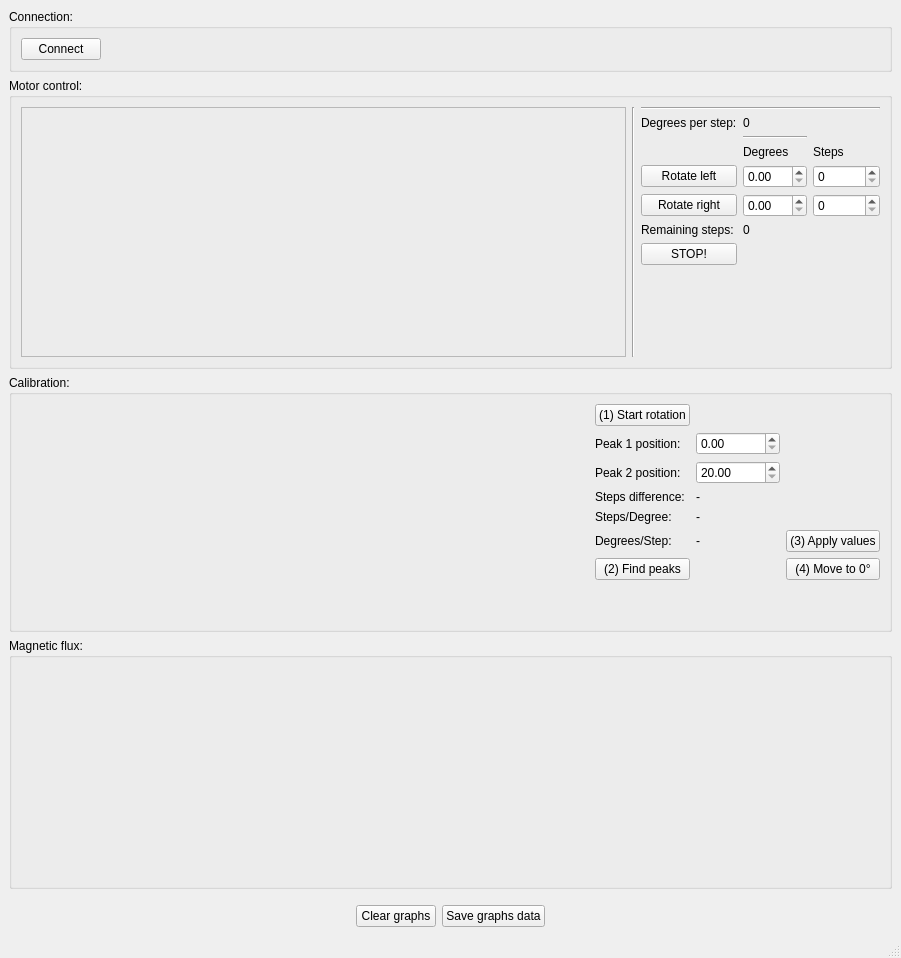
<?xml version="1.0" encoding="UTF-8"?>
<ui version="4.0">
 <class>MainWindow</class>
 <widget class="QMainWindow" name="MainWindow">
  <property name="geometry">
   <rect>
    <x>0</x>
    <y>0</y>
    <width>901</width>
    <height>958</height>
   </rect>
  </property>
  <property name="windowTitle">
   <string>LBS180 - LochBlendenSystem 180°</string>
  </property>
  <widget class="QWidget" name="centralwidget">
   <layout class="QVBoxLayout" name="verticalLayout_2">
    <item>
     <layout class="QVBoxLayout" name="verticalLayout">
      <item>
       <widget class="QGroupBox" name="groupBox">
        <property name="maximumSize">
         <size>
          <width>16777215</width>
          <height>100</height>
         </size>
        </property>
        <property name="title">
         <string>Connection:</string>
        </property>
        <layout class="QHBoxLayout" name="horizontalLayout">
         <item>
          <widget class="QPushButton" name="pB_connect">
           <property name="text">
            <string>Connect</string>
           </property>
          </widget>
         </item>
         <item>
          <spacer name="horizontalSpacer">
           <property name="orientation">
            <enum>Qt::Horizontal</enum>
           </property>
           <property name="sizeHint" stdset="0">
            <size>
             <width>40</width>
             <height>20</height>
            </size>
           </property>
          </spacer>
         </item>
        </layout>
       </widget>
      </item>
      <item>
       <widget class="QGroupBox" name="groupBox_3">
        <property name="title">
         <string>Motor control:</string>
        </property>
        <layout class="QHBoxLayout" name="horizontalLayout_2">
         <item>
          <widget class="RotPosFrame" name="frame">
           <property name="sizePolicy">
            <sizepolicy hsizetype="Expanding" vsizetype="Minimum">
             <horstretch>0</horstretch>
             <verstretch>0</verstretch>
            </sizepolicy>
           </property>
           <property name="minimumSize">
            <size>
             <width>500</width>
             <height>250</height>
            </size>
           </property>
           <property name="frameShape">
            <enum>QFrame::StyledPanel</enum>
           </property>
           <property name="frameShadow">
            <enum>QFrame::Raised</enum>
           </property>
          </widget>
         </item>
         <item>
          <widget class="Line" name="line_2">
           <property name="orientation">
            <enum>Qt::Vertical</enum>
           </property>
          </widget>
         </item>
         <item>
          <layout class="QVBoxLayout" name="verticalLayout_4">
           <property name="leftMargin">
            <number>0</number>
           </property>
           <item>
            <widget class="Line" name="line">
             <property name="orientation">
              <enum>Qt::Horizontal</enum>
             </property>
            </widget>
           </item>
           <item>
            <layout class="QGridLayout" name="gridLayout">
             <item row="3" column="1">
              <widget class="QDoubleSpinBox" name="sB_rot_left_degrees">
               <property name="maximum">
                <double>360.000000000000000</double>
               </property>
              </widget>
             </item>
             <item row="2" column="1">
              <widget class="QLabel" name="label">
               <property name="text">
                <string>Degrees</string>
               </property>
              </widget>
             </item>
             <item row="4" column="1">
              <widget class="QDoubleSpinBox" name="sB_rot_right_degrees">
               <property name="maximum">
                <double>360.000000000000000</double>
               </property>
              </widget>
             </item>
             <item row="5" column="1">
              <widget class="QLabel" name="l_remaining_steps">
               <property name="text">
                <string>0</string>
               </property>
              </widget>
             </item>
             <item row="3" column="0">
              <widget class="QPushButton" name="pB_rotate_left">
               <property name="text">
                <string>Rotate left</string>
               </property>
              </widget>
             </item>
             <item row="4" column="3">
              <widget class="QSpinBox" name="sB_rot_right_steps">
               <property name="maximum">
                <number>1000000</number>
               </property>
              </widget>
             </item>
             <item row="3" column="3">
              <widget class="QSpinBox" name="sB_rot_left_steps">
               <property name="maximum">
                <number>1000000</number>
               </property>
              </widget>
             </item>
             <item row="2" column="3">
              <widget class="QLabel" name="label_2">
               <property name="text">
                <string>Steps</string>
               </property>
              </widget>
             </item>
             <item row="4" column="0">
              <widget class="QPushButton" name="pB_rotate_right">
               <property name="text">
                <string>Rotate right</string>
               </property>
              </widget>
             </item>
             <item row="5" column="0">
              <widget class="QLabel" name="label_3">
               <property name="text">
                <string>Remaining steps:</string>
               </property>
              </widget>
             </item>
             <item row="6" column="0">
              <widget class="QPushButton" name="pB_stop_rotation">
               <property name="text">
                <string>STOP!</string>
               </property>
              </widget>
             </item>
             <item row="1" column="1">
              <widget class="Line" name="line_3">
               <property name="orientation">
                <enum>Qt::Horizontal</enum>
               </property>
              </widget>
             </item>
             <item row="0" column="0">
              <widget class="QLabel" name="label_8">
               <property name="text">
                <string>Degrees per step:</string>
               </property>
              </widget>
             </item>
             <item row="0" column="1">
              <widget class="QLabel" name="l_degrees_per_step">
               <property name="text">
                <string>0</string>
               </property>
              </widget>
             </item>
            </layout>
           </item>
           <item>
            <spacer name="verticalSpacer">
             <property name="orientation">
              <enum>Qt::Vertical</enum>
             </property>
             <property name="sizeHint" stdset="0">
              <size>
               <width>20</width>
               <height>40</height>
              </size>
             </property>
            </spacer>
           </item>
          </layout>
         </item>
        </layout>
       </widget>
      </item>
      <item>
       <widget class="QGroupBox" name="groupBox_2">
        <property name="sizePolicy">
         <sizepolicy hsizetype="Preferred" vsizetype="Expanding">
          <horstretch>0</horstretch>
          <verstretch>0</verstretch>
         </sizepolicy>
        </property>
        <property name="title">
         <string>Calibration:</string>
        </property>
        <layout class="QHBoxLayout" name="horizontalLayout_3">
         <item>
          <widget class="QCustomPlotZoom" name="plot_magnetic_flux_over_steps" native="true">
           <property name="sizePolicy">
            <sizepolicy hsizetype="Expanding" vsizetype="Preferred">
             <horstretch>0</horstretch>
             <verstretch>0</verstretch>
            </sizepolicy>
           </property>
           <property name="minimumSize">
            <size>
             <width>0</width>
             <height>150</height>
            </size>
           </property>
          </widget>
         </item>
         <item>
          <layout class="QGridLayout" name="gridLayout_2">
           <item row="1" column="0">
            <widget class="QLabel" name="l_peakPosPeak1">
             <property name="text">
              <string>Peak 1 position:</string>
             </property>
            </widget>
           </item>
           <item row="3" column="1">
            <widget class="QLabel" name="l_steps_difference">
             <property name="text">
              <string>-</string>
             </property>
            </widget>
           </item>
           <item row="5" column="1">
            <widget class="QLabel" name="l_calib_degrees_per_step">
             <property name="text">
              <string>-</string>
             </property>
            </widget>
           </item>
           <item row="4" column="0">
            <widget class="QLabel" name="label_6">
             <property name="text">
              <string>Steps/Degree:</string>
             </property>
            </widget>
           </item>
           <item row="0" column="0">
            <widget class="QPushButton" name="pB_rotate_for_calibration">
             <property name="text">
              <string>(1) Start rotation</string>
             </property>
            </widget>
           </item>
           <item row="4" column="1">
            <widget class="QLabel" name="l_calib_steps_per_degree">
             <property name="text">
              <string>-</string>
             </property>
            </widget>
           </item>
           <item row="2" column="0">
            <widget class="QLabel" name="label_4">
             <property name="text">
              <string>Peak 2 position:</string>
             </property>
            </widget>
           </item>
           <item row="2" column="1">
            <widget class="QDoubleSpinBox" name="sB_peak2pos">
             <property name="minimum">
              <double>20.000000000000000</double>
             </property>
             <property name="maximum">
              <double>1000000.000000000000000</double>
             </property>
             <property name="value">
              <double>20.000000000000000</double>
             </property>
            </widget>
           </item>
           <item row="5" column="0">
            <widget class="QLabel" name="label_7">
             <property name="text">
              <string>Degrees/Step:</string>
             </property>
            </widget>
           </item>
           <item row="7" column="0">
            <spacer name="verticalSpacer_2">
             <property name="orientation">
              <enum>Qt::Vertical</enum>
             </property>
             <property name="sizeHint" stdset="0">
              <size>
               <width>20</width>
               <height>40</height>
              </size>
             </property>
            </spacer>
           </item>
           <item row="3" column="0">
            <widget class="QLabel" name="label_5">
             <property name="text">
              <string>Steps difference:</string>
             </property>
            </widget>
           </item>
           <item row="6" column="0">
            <widget class="QPushButton" name="pB_find_peaks">
             <property name="text">
              <string>(2) Find peaks</string>
             </property>
            </widget>
           </item>
           <item row="1" column="1">
            <widget class="QDoubleSpinBox" name="sB_peak1pos">
             <property name="maximum">
              <double>100000.000000000000000</double>
             </property>
            </widget>
           </item>
           <item row="5" column="2">
            <widget class="QPushButton" name="pB_apply_calibration_values">
             <property name="text">
              <string>(3) Apply values</string>
             </property>
            </widget>
           </item>
           <item row="6" column="2">
            <widget class="QPushButton" name="pB_move_to_start_position">
             <property name="text">
              <string>(4) Move to 0°</string>
             </property>
            </widget>
           </item>
          </layout>
         </item>
        </layout>
       </widget>
      </item>
     </layout>
    </item>
    <item>
     <widget class="QGroupBox" name="groupBox_4">
      <property name="sizePolicy">
       <sizepolicy hsizetype="Preferred" vsizetype="Expanding">
        <horstretch>0</horstretch>
        <verstretch>0</verstretch>
       </sizepolicy>
      </property>
      <property name="minimumSize">
       <size>
        <width>0</width>
        <height>200</height>
       </size>
      </property>
      <property name="title">
       <string>Magnetic flux:</string>
      </property>
      <layout class="QVBoxLayout" name="verticalLayout_3">
       <item>
        <widget class="QCustomPlotZoom" name="plot_magnetic_flux" native="true">
         <property name="minimumSize">
          <size>
           <width>0</width>
           <height>150</height>
          </size>
         </property>
        </widget>
       </item>
      </layout>
     </widget>
    </item>
    <item>
     <layout class="QHBoxLayout" name="horizontalLayout_4">
      <property name="topMargin">
       <number>10</number>
      </property>
      <item>
       <spacer name="horizontalSpacer_2">
        <property name="orientation">
         <enum>Qt::Horizontal</enum>
        </property>
        <property name="sizeHint" stdset="0">
         <size>
          <width>40</width>
          <height>20</height>
         </size>
        </property>
       </spacer>
      </item>
      <item>
       <widget class="QPushButton" name="pB_clear_graph">
        <property name="text">
         <string>Clear graphs</string>
        </property>
       </widget>
      </item>
      <item>
       <widget class="QPushButton" name="pB_save_graphs">
        <property name="text">
         <string>Save graphs data</string>
        </property>
       </widget>
      </item>
      <item>
       <spacer name="horizontalSpacer_3">
        <property name="orientation">
         <enum>Qt::Horizontal</enum>
        </property>
        <property name="sizeHint" stdset="0">
         <size>
          <width>40</width>
          <height>20</height>
         </size>
        </property>
       </spacer>
      </item>
     </layout>
    </item>
   </layout>
  </widget>
  <widget class="QStatusBar" name="statusbar"/>
 </widget>
 <customwidgets>
  <customwidget>
   <class>QCustomPlotZoom</class>
   <extends>QWidget</extends>
   <header>external/qcustomplotzoom/qcustomplotzoom.h</header>
   <container>1</container>
  </customwidget>
  <customwidget>
   <class>RotPosFrame</class>
   <extends>QFrame</extends>
   <header>source/rotposframe.h</header>
   <container>1</container>
  </customwidget>
 </customwidgets>
 <resources/>
 <connections/>
</ui>
